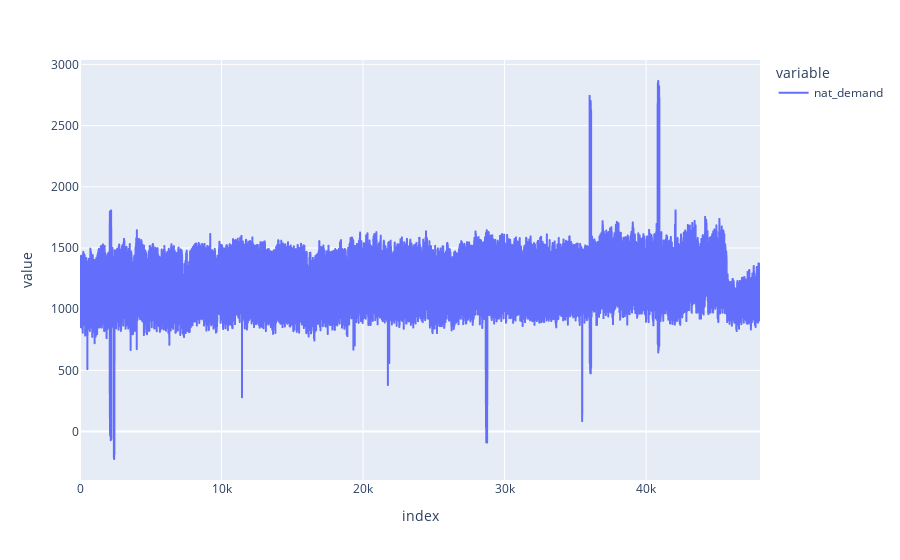

Notebook code cell kept with this figure:
### Code cell
fig = px.line(obj.data)
fig.show()

### Figure 1 — Plotly figure (JSON) as saved in the notebook; plotly's stock layout.template omitted (floating-point values rounded to 4 significant figures; data arrays with more than 128 entries replaced by an {"elided": "..."} marker saying what was removed)
{"data": [{"hovertemplate": "variable=nat_demand<br>index=%{x}<br>value=%{y}<extra></extra>", "legendgroup": "nat_demand", "line": {"color": "#636efa", "dash": "solid"}, "marker": {"symbol": "circle"}, "mode": "lines", "name": "nat_demand", "showlegend": true, "type": "scattergl", "x": {"elided": "48048 int values"}, "xaxis": "x", "y": {"elided": "48048 float values"}, "yaxis": "y"}], "layout": {"legend": {"title": {"text": "variable"}, "tracegroupgap": 0}, "margin": {"t": 60}, "xaxis": {"anchor": "y", "domain": [0, 1], "title": {"text": "index"}}, "yaxis": {"anchor": "x", "domain": [0, 1], "title": {"text": "value"}}}}
